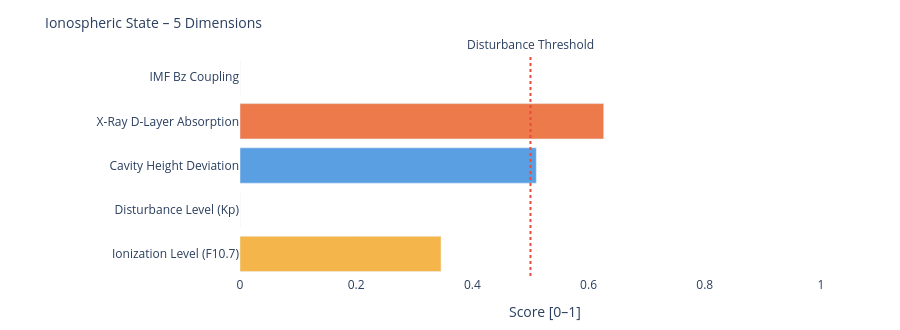

The notebook cell saved with this chart:
### Markdown cell above
---
### 📐 Systemic Insight: Geometric Cavity vs. Real Schumann Resonance

**Relevant for:** Layer 6 = delta analysis &nbsp;|&nbsp; Layer 7 = feature vector / system interpretation

A cavity height change from 80 km to 70 km shifts the **idealized geometric frequencies** only minimally:

| Modus | Aktuell | Referenz | Δ |
|-------|---------|----------|---|
| SR-1 | 10.4762 Hz | 10.4599 Hz | +16 mHz |
| SR-2 | 18.1452 Hz | 18.1171 Hz | +28 mHz |
| SR-3 | 25.6612 Hz | 25.6215 Hz | +40 mHz |
| SR-4 | 33.1285 Hz | 33.0772 Hz | +51 mHz |

The geometric effect is limited because 10 km is very small compared to Earth's radius (~6371 km).

**Consequence:** Real Schumann deviations are likely driven more strongly by **conductivity, damping, day/night structure, lightning distribution and source geometry** than by pure cavity height.

---

**Layer 6 compares:**
```
geometric Δ from Layer 4  vs.  observed Δ from real Schumann measurement data
```

**Layer 7 Feature:**
```
If real Δ >> geometric Δ  →  non-geometric factors dominant
```

### Code cell
# ============================================================
# IONOSPHERIC STATE – Summary gauge
# Five dimensions: ionization, disturbance, cavity height, X-Ray, Bz coupling
# ============================================================

def norm(v, lo, hi):
    if v is None: return None
    return round(max(0.0, min(1.0, (v - lo) / (hi - lo))), 3)

# Ionization level (F10.7 → F2-Layer)
ioniz = norm(f107_val, 60, 250)

# Disturbance level (Kp → E/F-Layer irregularities)
disturb = norm(kp_val, 0, 9)

# Cavity height deviation from reference (80 km)
h_dev = norm(abs(h_eff - 80), 0, 20)

# X-Ray ionization (D-Layer absorption)
xray_ioniz = None
if xray_now is not None:
    xray_ioniz = norm(math.log10(max(xray_now, 1e-9)) + 9, 0, 5)

# Bz coupling (southward Bz → stronger magnetosphere-ionosphere coupling)
bz_coupling = norm(-(bz_now or 0), -5, 30) if bz_now is not None else None

dims = [
    ('Ionization Level (F10.7)',    ioniz,      '#F2A623'),
    ('Disturbance Level (Kp)',      disturb,    '#7F77DD'),
    ('Cavity Height Deviation',     h_dev,      '#378ADD'),
    ('X-Ray D-Layer Absorption',    xray_ioniz, '#E85D24'),
    ('IMF Bz Coupling',             bz_coupling,'#534AB7'),
]

fig = go.Figure()
for name, val, col in dims:
    if val is not None:
        h = int(val * 20)
        bar = '█' * h + '░' * (20 - h)
        label = f'{name}:  {bar}  {val:.3f}'
    else:
        label = f'{name}:  {"─" * 20}  n/a'
    fig.add_trace(go.Bar(
        x=[val if val is not None else 0],
        y=[name],
        orientation='h',
        marker_color=col, opacity=0.82,
        showlegend=False
    ))

fig.add_vline(x=0.5, line_dash='dot', line_color='#e74c3c',
              annotation_text='Disturbance Threshold', annotation_position='top')
fig.update_layout(
    title=dict(text='Ionospheric State – 5 Dimensions', font=dict(size=14)),
    xaxis=dict(title='Score [0–1]', range=[0, 1.05]),
    height=330, plot_bgcolor='rgba(0,0,0,0)', paper_bgcolor='rgba(0,0,0,0)',
    margin=dict(l=240, r=50, t=55, b=40)
)
fig.show()

print(f'\nIonospheric state:')
for name, val, _ in dims:
    print(f'  {name:<35} {val:.3f}' if val is not None else f'  {name:<35} n/a')

### Figure 1 — Plotly figure (JSON) as saved in the notebook; plotly's stock layout.template omitted (floating-point values rounded to 4 significant figures)
{"data": [{"marker": {"color": "#F2A623"}, "opacity": 0.82, "orientation": "h", "showlegend": false, "type": "bar", "x": [0.346], "y": ["Ionization Level (F10.7)"]}, {"marker": {"color": "#7F77DD"}, "opacity": 0.82, "orientation": "h", "showlegend": false, "type": "bar", "x": [0.0], "y": ["Disturbance Level (Kp)"]}, {"marker": {"color": "#378ADD"}, "opacity": 0.82, "orientation": "h", "showlegend": false, "type": "bar", "x": [0.51], "y": ["Cavity Height Deviation"]}, {"marker": {"color": "#E85D24"}, "opacity": 0.82, "orientation": "h", "showlegend": false, "type": "bar", "x": [0.626], "y": ["X-Ray D-Layer Absorption"]}, {"marker": {"color": "#534AB7"}, "opacity": 0.82, "orientation": "h", "showlegend": false, "type": "bar", "x": [0.0], "y": ["IMF Bz Coupling"]}], "layout": {"annotations": [{"showarrow": false, "text": "Disturbance Threshold", "x": 0.5, "xanchor": "center", "xref": "x", "y": 1, "yanchor": "bottom", "yref": "y domain"}], "height": 330, "margin": {"b": 40, "l": 240, "r": 50, "t": 55}, "paper_bgcolor": "rgba(0,0,0,0)", "plot_bgcolor": "rgba(0,0,0,0)", "shapes": [{"line": {"color": "#e74c3c", "dash": "dot"}, "type": "line", "x0": 0.5, "x1": 0.5, "xref": "x", "y0": 0, "y1": 1, "yref": "y domain"}], "title": {"font": {"size": 14}, "text": "Ionospheric State – 5 Dimensions"}, "xaxis": {"range": [0, 1.05], "title": {"text": "Score [0–1]"}}}}
